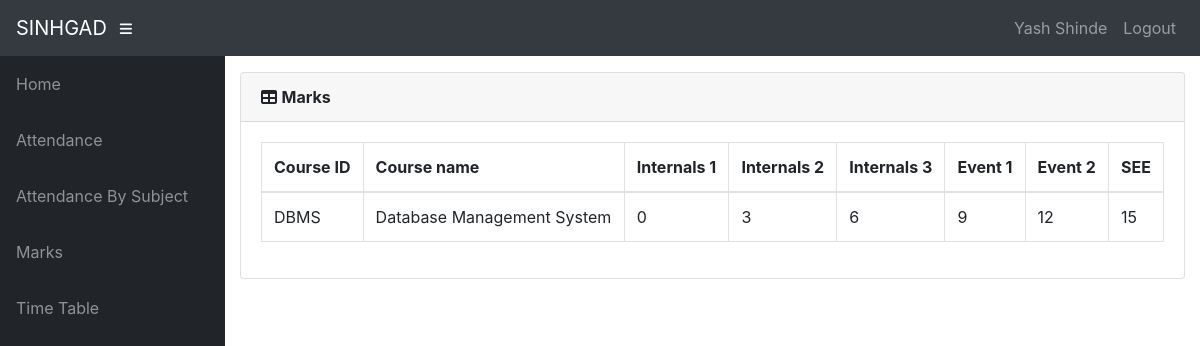
The app's page /info/student/S191038/marks_list/ (signed in) with its own data.
### info/models.py (models this page shows, shortened)
class User(AbstractUser):
    @property
    def is_student(self):
        if hasattr(self, 'student'):
            return True
        return False

class Student(models.Model):
    user = models.OneToOneField(User, on_delete=models.CASCADE, null=True)
    class_id = models.ForeignKey(Class, on_delete=models.CASCADE, default=1)
    USN = models.CharField(primary_key='True', max_length=100)
    name = models.CharField(max_length=200)
    sex = models.CharField(max_length=50, choices=sex_choice, default='Male')
    DOB = models.DateField(default='1998-01-01')

class StudentCourse(models.Model):
    student = models.ForeignKey(Student, on_delete=models.CASCADE)
    course = models.ForeignKey(Course, on_delete=models.CASCADE)
    class Meta:
        unique_together = (('student', 'course'),)
        verbose_name_plural = 'Marks'

class Course(models.Model):
    dept = models.ForeignKey(Dept, on_delete=models.CASCADE)
    id = models.CharField(primary_key='True', max_length=50)
    name = models.CharField(max_length=50)
    shortname = models.CharField(max_length=50, default='X')

class Marks(models.Model):
    studentcourse = models.ForeignKey(StudentCourse, on_delete=models.CASCADE)
    name = models.CharField(max_length=50, choices=test_name, default='Internal test 1')
    marks1 = models.IntegerField(default=0, validators=[MinValueValidator(0), MaxValueValidator(100)])
    class Meta:
        unique_together = (('studentcourse', 'name'),)

### info/views.py (the view)
# urls.py: path('student/<slug:stud_id>/marks_list/',
@login_required()
def marks_list(request, stud_id):
    stud = Student.objects.get(USN=stud_id, )
    ass_list = Assign.objects.filter(class_id_id=stud.class_id)
    sc_list = []
    for ass in ass_list:
        try:
            sc = StudentCourse.objects.get(student=stud, course=ass.course)
        except StudentCourse.DoesNotExist:
            sc = StudentCourse(student=stud, course=ass.course)
            sc.save()
            sc.marks_set.create(type='I', name='Internal test 1')
            sc.marks_set.create(type='I', name='Internal test 2')
            sc.marks_set.create(type='I', name='Internal test 3')
            sc.marks_set.create(type='E', name='Event 1')
            sc.marks_set.create(type='E', name='Event 2')
            sc.marks_set.create(type='S', name='Semester End Exam')
        sc_list.append(sc)
    return render(request, 'info/marks_list.html', {'sc_list': sc_list})

### info/templates/info/marks_list.html
{% extends 'info/base.html' %}
    {% load static %}
    {% block content %}
                  <div class="card mb-3">
            <div class="card-header">
              <i class="fas fa-table"></i>
            <b>Marks</b></div>
            <div class="card-body">
              <div class="table-responsive">
                <table class="table table-bordered" id="dataTable" width="100%" cellspacing="0">
                  <thead>
                    <tr>
                        <th>Course ID</th>
                        <th>Course name</th>
                        <th>Internals 1</th>
                        <th>Internals 2</th>
                        <th>Internals 3</th>
                        <th>Event 1</th>
                        <th>Event 2</th>
                        <th>SEE</th>
                    </tr>
                  </thead>
                  <tbody>
                    {% for sc in sc_list %}
                    <tr>
                        <td>{{ sc.course_id }}</td>
                        <td>{{sc.course.name}}</td>
                        {% for m in sc.marks_set.all %}
                            <td>{{ m.marks1 }}</td>
                        {% endfor %}
                    </tr>
                    {% empty %}
                            <p>student has no courses</p>
                    {% endfor %}
                  </tbody>
                </table>
              </div>
            </div>
          </div>
    {% endblock %}

### info/templates/info/base.html (shortened to what this page needs)
<!DOCTYPE html>
<html lang="en">
  <head>
      {% load static %}
    <link href="{% static '/info/bootstrap/vendor/bootstrap/css/bootstrap.min.css' %}" rel="stylesheet">
    <link href="{% static '/info/bootstrap/vendor/fontawesome-free/css/all.min.css' %}" rel="stylesheet" type="text/css">
    <link href="{% static '/info/bootstrap/vendor/datatables/dataTables.bootstrap4.css' %}" rel="stylesheet">
    <link href="{% static '/info/bootstrap/css/sb-admin.css' %}" rel="stylesheet">
  </head>
  <body id="page-top">
    <nav class="navbar navbar-expand navbar-dark bg-dark static-top">
      <a class="navbar-brand mr-1" href="{% url 'index' %}">SINHGAD</a>
      <button class="btn btn-link btn-sm text-white order-1 order-sm-0" id="sidebarToggle" href="#">
        <i class="fas fa-bars"></i>
      </button>
        <div class="collapse navbar-collapse" id="navbarResponsive">
          <ul class="navbar-nav ml-auto">
            <li class="nav-item">
                {% if request.user.is_student %}
                    <a class="nav-link text-capitalize">{{ request.user.student.name }}</a>
                {% elif request.user.is_teacher %}
                    <a class="nav-link text-capitalize">{{ request.user.teacher.name }}</a>
                {% endif %}
            </li>
            <li class="nav-item">
                <a class="nav-link" href="#" data-toggle="modal" data-target="#logoutModal">Logout</a>
            </li>
          </ul>
        </div>
    </nav>
    <div id="wrapper">
      <ul class="sidebar navbar-nav">
            <li class="nav-item">
              <a class="nav-link" href="{% url 'index' %}">
                <span>Home</span>
              </a>
            </li>
        {% if request.user.is_student %}
            <li class="nav-item">
              <a class="nav-link" href="{% url 'attendance' request.user.student.USN %}">
                <span>Attendance</span>
              </a>
            </li>
            <li class="nav-item">
              <a class="nav-link" href="{% url 'attendance' request.user.student.USN %}">
                <span>Attendance By Subject</span>
              </a>
            </li>
            <li class="nav-item">
              <a class="nav-link" href="{% url 'marks_list' request.user.student.USN %}">
                <span>Marks</span>
              </a>
            </li>
              <li class="nav-item">
              <a class="nav-link" href="{% url 'timetable' request.user.student.class_id_id %}">
                <span>Time Table</span>
              </a>
            </li>
        {% endif %}
      </ul>
      <div id="content-wrapper">
        <div class="container-fluid">
            {% block content %}
            {% endblock %}
        </div>
      </div>
    </div>
  </body>
</html>

### records on screen
User: user.student.name "Yash Shinde"
StudentCourse: course_id "DBMS", course.name "Database Management System"
Marks: marks1 "0"
Marks: marks1 "3"
Marks: marks1 "6"
Marks: marks1 "9"
Marks: marks1 "12"
Marks: marks1 "15"
